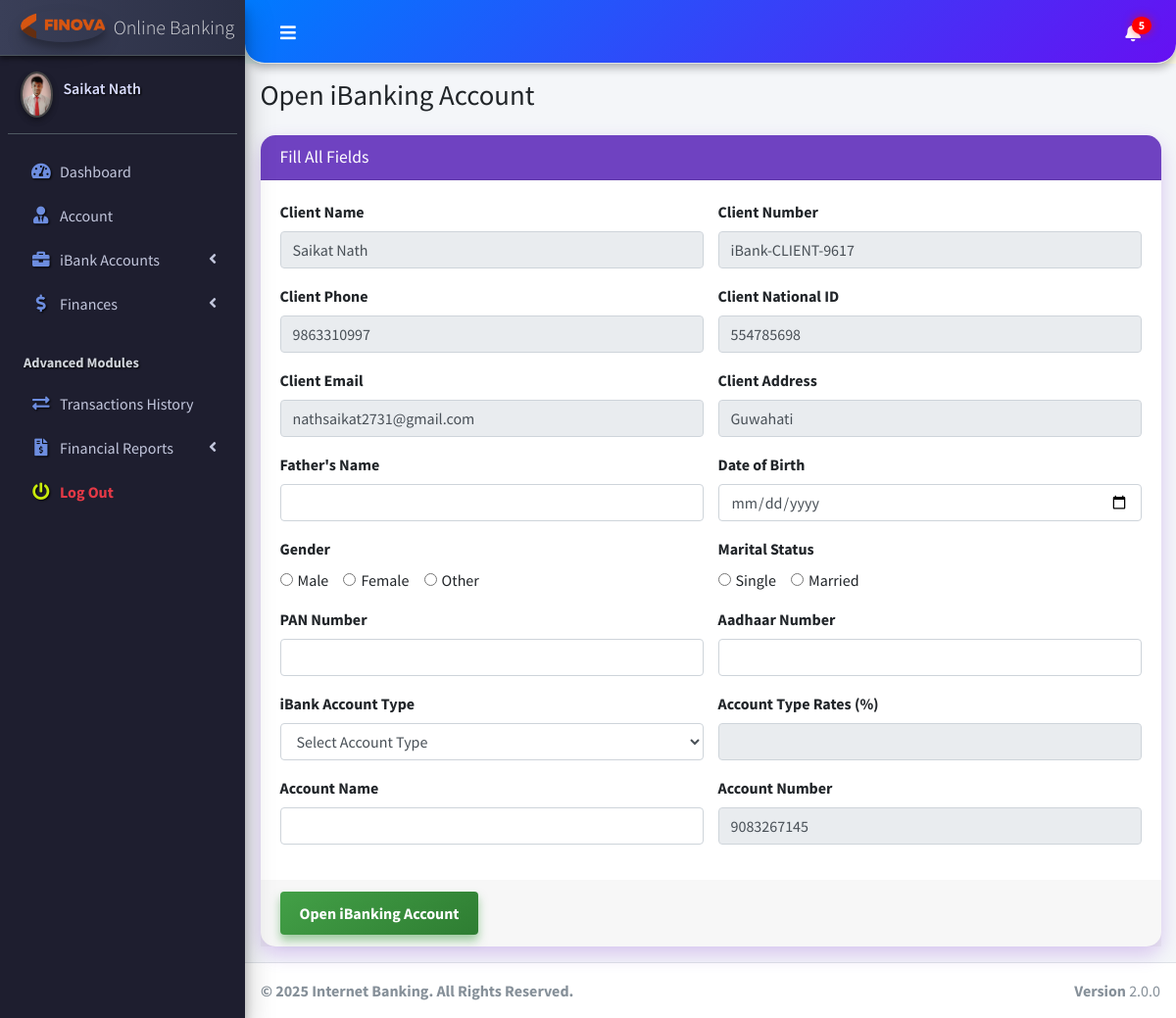
/client/pages_open_acc.php (signed in), run on the app's committed database.
### tables this page shows
CREATE TABLE `ib_systemsettings` (
  `id` int(20) NOT NULL,
  `sys_name` longtext NOT NULL,
  `sys_tagline` longtext NOT NULL,
  `sys_logo` varchar(200) NOT NULL
);

CREATE TABLE `ib_clients` (
  `client_id` int(11) NOT NULL,
  `name` varchar(200) NOT NULL,
  `national_id` varchar(200) NOT NULL,
  `phone` varchar(200) NOT NULL,
  `address` varchar(200) NOT NULL,
  `email` varchar(200) NOT NULL,
  `password` varchar(200) NOT NULL,
  `profile_pic` varchar(200) NOT NULL,
  `client_number` varchar(200) NOT NULL
);

### client/pages_open_acc.php (the view, shortened to what this page needs)
<!DOCTYPE html>
<html>
<?php include("dist/_partials/head.php"); ?>
<body>
<div class="wrapper">
    <?php include("dist/_partials/nav.php"); ?>
    <?php include("dist/_partials/sidebar.php"); ?>
    <div class="content-wrapper">
        <section class="content-header">
            <div class="container-fluid">
                <div class="row mb-2">
                    <div class="col-sm-6">
                        <h1>Open iBanking Account</h1>
                    </div>
                </div>
            </div>
        </section>
        <section class="content">
            <div class="container-fluid">
                <div class="row">
                    <div class="col-md-12">
                        <div class="card card-purple">
                            <div class="card-header">
                                <h3 class="card-title">Fill All Fields</h3>
                            </div>
                            <form method="post" onsubmit="return validateForm()">
                                <div class="card-body">
                                    <?php
                                    $ret = "SELECT * FROM ib_clients WHERE client_id = ?";
                                    $stmt = $mysqli->prepare($ret);
                                    $stmt->bind_param('i', $client_id);
                                    $stmt->execute();
                                    $res = $stmt->get_result();
                                    $row = $res->fetch_object();
                                    ?>
                                    <div class="row">
                                        <div class="col-md-6 form-group">
                                            <label>Client Name</label>
                                            <input type="text" readonly name="client_name" value="<?php echo $row->name; ?>" class="form-control">
                                        </div>
                                        <div class="col-md-6 form-group">
                                            <label>Client Number</label>
                                            <input type="text" readonly name="client_number" value="<?php echo $row->client_number; ?>" class="form-control">
                                        </div>
                                    </div>
                                    <div class="row">
                                        <div class="col-md-6 form-group">
                                            <label>Client Phone</label>
                                            <input type="text" readonly name="client_phone" value="<?php echo $row->phone; ?>" class="form-control">
                                        </div>
                                        <div class="col-md-6 form-group">
                                            <label>Client National ID</label>
                                            <input type="text" readonly name="client_national_id" value="<?php echo $row->national_id; ?>" class="form-control">
                                        </div>
                                    </div>
                                    <div class="row">
                                        <div class="col-md-6 form-group">
                                            <label>Client Email</label>
                                            <input type="text" readonly value="<?php echo $row->email; ?>" class="form-control">
                                        </div>
                                        <div class="col-md-6 form-group">
                                            <label>Client Address</label>
                                            <input type="text" readonly value="<?php echo $row->address; ?>" class="form-control">
                                        </div>
                                    </div>
                                    <div class="row">
                                        <div class="col-md-6 form-group">
                                            <label>Father's Name</label>
                                            <input type="text" name="client_father_name" required class="form-control">
                                        </div>
                                        <div class="col-md-6 form-group">
                                            <label>Date of Birth</label>
                                            <input type="date" name="client_dob" required class="form-control">
                                        </div>
                                    </div>
                                    <div class="row">
                                        <div class="col-md-6 form-group">
                                            <label>Gender</label><br>
                                            <div class="form-check form-check-inline">
                                                <input class="form-check-input" type="radio" name="client_gender" value="Male" required>
                                                <label class="form-check-label">Male</label>
                                            </div>
                                            <div class="form-check form-check-inline">
                                                <input class="form-check-input" type="radio" name="client_gender" value="Female">
                                                <label class="form-check-label">Female</label>
                                            </div>
                                            <div class="form-check form-check-inline">
                                                <input class="form-check-input" type="radio" name="client_gender" value="Other">
                                                <label class="form-check-label">Other</label>
                                            </div>
                                        </div>
                                        <div class="col-md-6 form-group">
                                            <label>Marital Status</label><br>
                                            <div class="form-check form-check-inline">
                                                <input class="form-check-input" type="radio" name="client_marital_status" value="Single" required>
                                                <label class="form-check-label">Single</label>
                                            </div>
                                            <div class="form-check form-check-inline">
                                                <input class="form-check-input" type="radio" name="client_marital_status" value="Married">
                                                <label class="form-check-label">Married</label>
                                            </div>
                                        </div>
                                    </div>
                                    <div class="row">
                                        <div class="col-md-6 form-group">
                                            <label>PAN Number</label>
                                            <input type="text" name="client_pan" required class="form-control">
                                        </div>
                                        <div class="col-md-6 form-group">
                                            <label>Aadhaar Number</label>
                                            <input type="text" name="client_aadhaar" required class="form-control">
                                        </div>
                                    </div>
                                    <div class="row">
                                        <div class="col-md-6 form-group">
                                            <label>iBank Account Type</label>
                                            <select class="form-control" id="acc_type" name="acc_type" onchange="fetchRate(this.value)">
                                                <option>Select Account Type</option>
                                            </select>
                                        </div>
                                        <div class="col-md-6 form-group">
                                            <label>Account Type Rates (%)</label>
                                            <input type="text" id="acc_rates" name="acc_rates" readonly class="form-control">
                                        </div>
                                    </div>
                                    <div class="row">
                                        <div class="col-md-6 form-group">
                                            <label>Account Name</label>
                                            <input type="text" name="acc_name" required class="form-control">
                                        </div>
                                        <div class="col-md-6 form-group">
                                            <label>Account Number</label>
                                            <?php $acc_number = substr(str_shuffle('0123456789'), 0, 12); ?>
                                            <input type="text" name="account_number" value="<?php echo $acc_number; ?>" readonly class="form-control">
                                        </div>
                                    </div>
                                </div>
                                <div class="card-footer">
                                    <button type="submit" name="open_account" class="btn btn-success">Open iBanking Account</button>
                                </div>
                            </form>
                        </div>
                    </div>
                </div>
            </div>
        </section>
    </div>
    <?php include("dist/_partials/footer.php"); ?>
</div>
</body>
</html>

### client/dist/_partials/sidebar.php (shortened to what this page needs)
<aside class="main-sidebar sidebar-dark-primary elevation-4">
  <?php
$client_id = $_SESSION['client_id'];
  $ret = "SELECT * FROM  iB_clients  WHERE client_id = ? ";
  $stmt = $mysqli->prepare($ret);
  $stmt->bind_param('i', $client_id);
  $stmt->execute();
  $res = $stmt->get_result();
  while ($row = $res->fetch_object()) {
    $acc_status = 'Pending';
    $acc_qry = "SELECT acc_status FROM iB_bankAccounts WHERE client_id = ? LIMIT 1";
    $acc_stmt = $mysqli->prepare($acc_qry);
    $acc_stmt->bind_param('i', $client_id);
    $acc_stmt->execute();
    $acc_stmt->bind_result($acc_status);
    if ($row->profile_pic == '') {
      $profile_picture = "<img src='../admin/dist/img/user_icon.png' class=' elevation-2' alt='User Image'>
                ";
    } else {
      $profile_picture = "<img src='../admin/dist/img/$row->profile_pic' class='elevation-2' alt='User Image'>
                ";
    }
    $ret = "SELECT * FROM `iB_SystemSettings` ";
    $stmt = $mysqli->prepare($ret);
    $stmt->execute();
    $res = $stmt->get_result();
    while ($sys = $res->fetch_object()) {
  ?>
      <a href="pages_dashboard.php" class="brand-link">
        <img src="../admin/dist/img/<?php echo $sys->sys_logo;?>" alt="iBanking Logo" class="brand-image img-circle elevation-3" style="opacity: .8">
        <span class="brand-text font-weight-light"><?php echo $sys->sys_name;?></span>
      </a>
      <div class="sidebar">
        <div class="user-panel mt-3 pb-3 mb-3 d-flex">
          <div class="image">
            <?php echo $profile_picture; ?>
          </div>
          <div class="info">
            <a href="pages_dashboard.php" class="d-block"><?php echo $row->name; ?></a>
          </div>
        </div>
        <nav class="mt-2">
          <ul class="nav nav-pills nav-sidebar flex-column" data-widget="treeview" role="menu" data-accordion="false">
            <li class="nav-item has-treeview">
              <a href="pages_dashboard.php" class="nav-link">
                <i class="nav-icon fas fa-tachometer-alt"></i>
                <p>
                  Dashboard
                </p>
              </a>
            </li>
            <li class="nav-item">
              <a href="pages_account.php" class="nav-link">
                <i class="nav-icon fas fa-user-tie"></i>
                <p>
                  Account
                </p>
              </a>
            </li>
            <li class="nav-item has-treeview">
              <a href="#" class="nav-link">
                <i class="nav-icon fas fa-briefcase"></i>
                <p>
                  iBank Accounts
                  <i class="fas fa-angle-left right"></i>
                </p>
              </a>
            </li>
            <li class="nav-item has-treeview">
              <a href="#" class="nav-link <?php echo ($acc_status == 'Approved') ? '' : 'disabled-link'; ?>">
                <i class="nav-icon fas fa-dollar-sign"></i>
                <p>Finances<i class="fas fa-angle-left right"></i></p>
              </a>
            </li>
                       <li class="nav-header">Advanced Modules</li>
            <li class="nav-item">
              <a href="pages_transactions_engine.php" class="nav-link <?php echo ($acc_status == 'Approved') ? '' : 'disabled-link'; ?>">
                <i class="nav-icon fas fa-exchange-alt"></i>
                <p>Transactions History</p>
              </a>
            </li>
            <li class="nav-item has-treeview">
              <a href="#" class="nav-link <?php echo ($acc_status == 'Approved') ? '' : 'disabled-link'; ?>">
                <i class="nav-icon fas fa-file-invoice-dollar"></i>
                <p>Financial Reports<i class="fas fa-angle-left right"></i></p>
              </a>
            </li>
<li class="nav-item">
  <a href="pages_logout.php" class="nav-link" style="color: #e63946;">
    <i class="nav-icon fas fa-power-off" style="color: #c8eb0c !important;"></i>
    <p style="color: #e63946; font-weight: bold;">
      Log Out
    </p>
  </a>
</li>
          </ul>
        </nav>
      </div>
</aside>
<?php
    }
  } ?>

### client/dist/_partials/footer.php
<?php
$ret = "SELECT * FROM `iB_SystemSettings` ";
$stmt = $mysqli->prepare($ret);
$stmt->execute();
$res = $stmt->get_result();
while ($sys = $res->fetch_object()) {
?>
  <footer class="main-footer">
    <strong>&copy;
      2025 Internet Banking. All Rights Reserved.</strong>
    <div class="float-right d-none d-sm-inline-block">
      <b>Version</b> 2.0.0
    </div>
  </footer>
<?php } ?>

### client/pages_open_acc.php (style rules this page uses)
body { background: linear-gradient(to right, #e0f7fa, #fffde7); }
.card-purple { border-radius: 15px; box-shadow: 0 8px 20px rgba(100, 0, 200, 0.2); }
.card-header { background-color: #6a1b9a; color: #fff; border-radius: 15px 15px 0 0; }
.btn-success { background: linear-gradient(145deg, #43a047, #2e7d32); border: none; padding: 10px 20px; font-weight: bold; color: white; box-shadow: 0 6px 10px rgba(67, 160, 71, 0.5); transition: 0.3s; }

### client/dist/_partials/sidebar.php (style rules this page uses)
.main-sidebar { background: #1e1e2f; box-shadow: inset -3px -3px 7px #2c2c3e, inset 3px 3px 7px #0e0e1a; }
.main-sidebar .brand-link { background: linear-gradient(to right, #3a3f58, #2b2f44); box-shadow: 0 3px 5px rgba(0, 0, 0, 0.5); }
.main-sidebar .nav-link { transition: all 0.3s ease; border-radius: 10px; margin: 2px 5px; color: #c2c6dc !important; }
.nav-icon { color: #6d8ddf !important; text-shadow: 1px 1px 2px #000; }
.nav-header { color: #888ca9; font-weight: bold; padding-left: 15px; text-shadow: 1px 1px 2px #000; }
.user-panel .image img { border: 2px solid #444; box-shadow: 0 0 10px rgba(255, 255, 255, 0.1); border-radius: 50%; }
.user-panel .info a { color: #d9dcff; font-weight: 600; text-shadow: 1px 1px 2px #000; }

### data on the page
ib_clients: name "Saikat Nath", client_name "Saikat Nath", client_number "iBank-CLIENT-9617", client_phone "9863310997", client_national_id "554785698", email "nathsaikat2731@gmail.com", address "Guwahati"
ib_systemsettings: sys_logo (picture), sys_name "Online Banking", ib_clients.profile_pic (picture)
